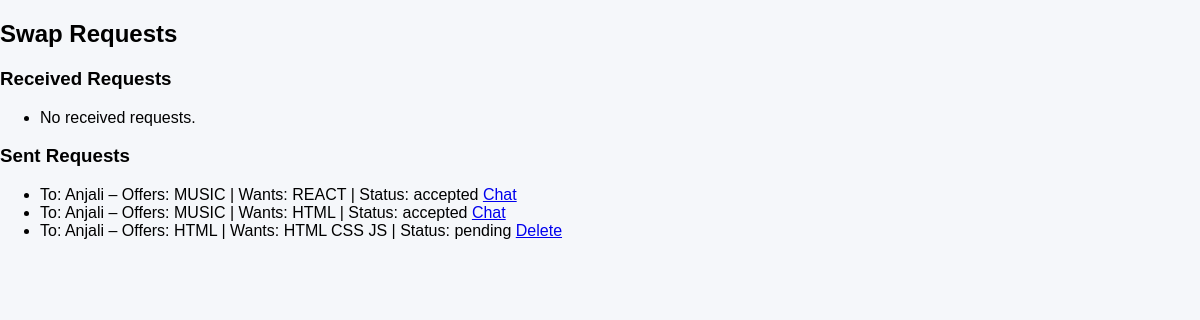
The app's page /requests/ (signed in), older data.
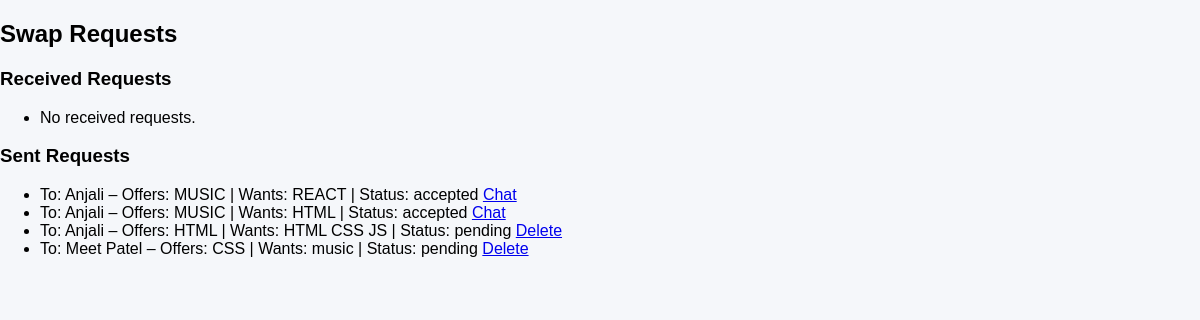
The same page, newer data.
### skill_swap_user/models.py (models this page shows, shortened)
class SwapRequest(models.Model):
    sender = models.ForeignKey(CustomUser, on_delete=models.CASCADE, related_name='sent_requests')
    receiver = models.ForeignKey(CustomUser, on_delete=models.CASCADE, related_name='received_requests')
    skill_offered = models.CharField(max_length=100)
    skill_required = models.CharField(max_length=100)
    message = models.TextField(blank=True)
    status = models.CharField(max_length=20, choices=[
        ('pending', 'Pending'),
        ('accepted', 'Accepted'),
        ('rejected', 'Rejected')
    ], default='pending')
    created_at = models.DateTimeField(auto_now_add=True)

class CustomUser(AbstractBaseUser, PermissionsMixin):
    email = models.EmailField(unique=True)
    name = models.CharField(max_length=100)
    is_active = models.BooleanField(default=True)
    is_staff = models.BooleanField(default=False)
    class Meta:
        verbose_name = "User"
        verbose_name_plural = "Users"
    objects = CustomUserManager()
    USERNAME_FIELD = 'email'                    # for login
    REQUIRED_FIELDS = ['name']                  # for createsuperuser

### skill_swap_user/views.py (the view)
# urls.py: path('requests/', views.manage_requests, name='manage_requests'),
def manage_requests(request):
    if check_session_timeout(request) or not request.session.get('user_id'):
        return redirect('login')
    user = get_object_or_404(CustomUser, id=request.session['user_id'])
    received = SwapRequest.objects.filter(receiver=user)
    sent = SwapRequest.objects.filter(sender=user)
    return render(request, 'skill_swap_user/manage_requests.html', {
        'received': received,
        'sent': sent
    })

### skill_swap_user/views.py (called while the page is built, shortened)
def check_session_timeout(request):
    last_activity = request.session.get('last_activity')
    return False

### skill_swap_user/templates/skill_swap_user/manage_requests.html (shortened to what this page needs)
{% extends "skill_swap_user/base.html" %}
{% block content %}
<h2>Swap Requests</h2>
<h3>Received Requests</h3>
<ul>
  {% for swap in received %}
  <li>
    From: {{ swap.sender.name }} –
    Offers: {{ swap.skill_offered }} |
    Wants: {{ swap.skill_required }} |
    Status: {{ swap.status }}
    {% if swap.status == 'pending' %}
      <a href="{% url 'update_request_status' swap.id 'accept' %}">Accept</a>
      <a href="{% url 'update_request_status' swap.id 'reject' %}">Reject</a>
    {% elif swap.status == 'accepted' %}
      <a href="{% url 'chat' swap.id %}">Chat</a>
      {% if not swap.feedback %}
        <a href="{% url 'leave_feedback' swap.id %}">Leave Feedback</a>
      {% endif %}
    {% endif %}
  </li>
  {% empty %}
  <li>No received requests.</li>
  {% endfor %}
</ul>
<h3>Sent Requests</h3>
<ul>
  {% for swap in sent %}
  <li>
    To: {{ swap.receiver.name }} –
    Offers: {{ swap.skill_offered }} |
    Wants: {{ swap.skill_required }} |
    Status: {{ swap.status }}
    {% if swap.status == 'pending' %}
      <a href="{% url 'update_request_status' swap.id 'delete' %}">Delete</a>
    {% elif swap.status == 'accepted' %}
      <a href="{% url 'chat' swap.id %}">Chat</a>
    {% endif %}
  </li>
  {% empty %}
  <li>No sent requests.</li>
  {% endfor %}
</ul>
{% endblock %}

### skill_swap_user/templates/skill_swap_user/base.html (shortened to what this page needs)
{% load static %}
<!DOCTYPE html>
<html>
  <head>
    <link
      rel="stylesheet"
      href="{% static 'skill_swap_user/css/style.css' %}"
    />
  </head>
  <body>
     {% block content %}{% endblock %}
  </body>
</html>

### skill_swap_user/static/skill_swap_user/css/style.css (style rules this page uses)
body { font-family: Arial, sans-serif; margin: 0; background: #f5f7fa; }

Row changes from the older to the newer data that the page shows:
added SwapRequest: receiver.name "Meet Patel", skill_offered "CSS", skill_required "music", status "pending", shows "Delete"
